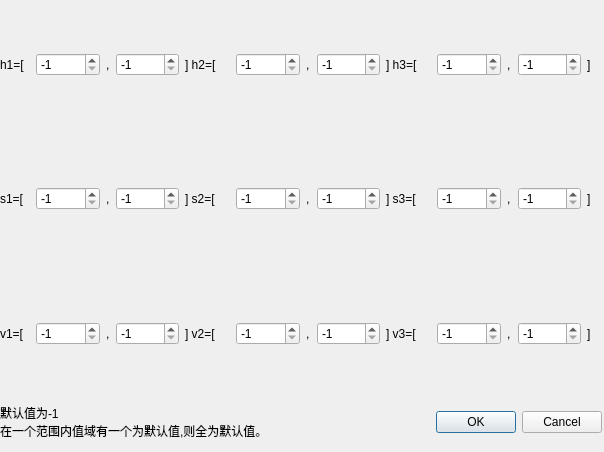
<?xml version="1.0" encoding="UTF-8"?>
<ui version="4.0">
 <class>DialogHsvTransform</class>
 <widget class="QDialog" name="DialogHsvTransform">
  <property name="geometry">
   <rect>
    <x>0</x>
    <y>0</y>
    <width>604</width>
    <height>452</height>
   </rect>
  </property>
  <property name="minimumSize">
   <size>
    <width>15</width>
    <height>0</height>
   </size>
  </property>
  <property name="windowTitle">
   <string>Dialog</string>
  </property>
  <widget class="QWidget" name="layoutWidget">
   <property name="geometry">
    <rect>
     <x>0</x>
     <y>0</y>
     <width>602</width>
     <height>451</height>
    </rect>
   </property>
   <layout class="QVBoxLayout" name="verticalLayout">
    <property name="bottomMargin">
     <number>11</number>
    </property>
    <item>
     <layout class="QHBoxLayout" name="horizontalLayout_2">
      <item>
       <layout class="QHBoxLayout" name="horizontalLayout_5">
        <item>
         <widget class="QLabel" name="label_8">
          <property name="minimumSize">
           <size>
            <width>30</width>
            <height>0</height>
           </size>
          </property>
          <property name="maximumSize">
           <size>
            <width>0</width>
            <height>16777215</height>
           </size>
          </property>
          <property name="text">
           <string>h1=[</string>
          </property>
         </widget>
        </item>
        <item>
         <widget class="QDoubleSpinBox" name="hf0DoubleSpinBox">
          <property name="decimals">
           <number>0</number>
          </property>
          <property name="minimum">
           <double>-1.000000000000000</double>
          </property>
          <property name="maximum">
           <double>255.000000000000000</double>
          </property>
          <property name="value">
           <double>-1.000000000000000</double>
          </property>
         </widget>
        </item>
        <item>
         <widget class="QLabel" name="label_4">
          <property name="minimumSize">
           <size>
            <width>4</width>
            <height>0</height>
           </size>
          </property>
          <property name="maximumSize">
           <size>
            <width>0</width>
            <height>167</height>
           </size>
          </property>
          <property name="text">
           <string>,</string>
          </property>
         </widget>
        </item>
        <item>
         <widget class="QDoubleSpinBox" name="hb0DoubleSpinBox">
          <property name="decimals">
           <number>0</number>
          </property>
          <property name="minimum">
           <double>-1.000000000000000</double>
          </property>
          <property name="maximum">
           <double>255.000000000000000</double>
          </property>
          <property name="value">
           <double>-1.000000000000000</double>
          </property>
         </widget>
        </item>
        <item>
         <widget class="QLabel" name="label_9">
          <property name="minimumSize">
           <size>
            <width>45</width>
            <height>0</height>
           </size>
          </property>
          <property name="maximumSize">
           <size>
            <width>0</width>
            <height>16777215</height>
           </size>
          </property>
          <property name="text">
           <string>] h2=[</string>
          </property>
         </widget>
        </item>
        <item>
         <widget class="QDoubleSpinBox" name="hf1DoubleSpinBox">
          <property name="decimals">
           <number>0</number>
          </property>
          <property name="minimum">
           <double>-1.000000000000000</double>
          </property>
          <property name="maximum">
           <double>255.000000000000000</double>
          </property>
          <property name="value">
           <double>-1.000000000000000</double>
          </property>
         </widget>
        </item>
        <item>
         <widget class="QLabel" name="label_20">
          <property name="minimumSize">
           <size>
            <width>5</width>
            <height>0</height>
           </size>
          </property>
          <property name="maximumSize">
           <size>
            <width>0</width>
            <height>16777215</height>
           </size>
          </property>
          <property name="text">
           <string>,</string>
          </property>
         </widget>
        </item>
        <item>
         <widget class="QDoubleSpinBox" name="hb1DoubleSpinBox">
          <property name="decimals">
           <number>0</number>
          </property>
          <property name="minimum">
           <double>-1.000000000000000</double>
          </property>
          <property name="maximum">
           <double>255.000000000000000</double>
          </property>
          <property name="value">
           <double>-1.000000000000000</double>
          </property>
         </widget>
        </item>
        <item>
         <widget class="QLabel" name="label_21">
          <property name="minimumSize">
           <size>
            <width>45</width>
            <height>0</height>
           </size>
          </property>
          <property name="maximumSize">
           <size>
            <width>0</width>
            <height>16777215</height>
           </size>
          </property>
          <property name="text">
           <string>] h3=[</string>
          </property>
         </widget>
        </item>
        <item>
         <widget class="QDoubleSpinBox" name="hf2DoubleSpinBox">
          <property name="decimals">
           <number>0</number>
          </property>
          <property name="minimum">
           <double>-1.000000000000000</double>
          </property>
          <property name="maximum">
           <double>255.000000000000000</double>
          </property>
          <property name="value">
           <double>-1.000000000000000</double>
          </property>
         </widget>
        </item>
        <item>
         <widget class="QLabel" name="label_22">
          <property name="minimumSize">
           <size>
            <width>5</width>
            <height>0</height>
           </size>
          </property>
          <property name="maximumSize">
           <size>
            <width>0</width>
            <height>16777215</height>
           </size>
          </property>
          <property name="text">
           <string>,</string>
          </property>
         </widget>
        </item>
        <item>
         <widget class="QDoubleSpinBox" name="hb2DoubleSpinBox">
          <property name="decimals">
           <number>0</number>
          </property>
          <property name="minimum">
           <double>-1.000000000000000</double>
          </property>
          <property name="maximum">
           <double>255.000000000000000</double>
          </property>
          <property name="value">
           <double>-1.000000000000000</double>
          </property>
         </widget>
        </item>
        <item>
         <widget class="QLabel" name="label_23">
          <property name="minimumSize">
           <size>
            <width>15</width>
            <height>0</height>
           </size>
          </property>
          <property name="maximumSize">
           <size>
            <width>0</width>
            <height>16777215</height>
           </size>
          </property>
          <property name="text">
           <string>]</string>
          </property>
         </widget>
        </item>
       </layout>
      </item>
     </layout>
    </item>
    <item>
     <layout class="QHBoxLayout" name="horizontalLayout_3">
      <item>
       <layout class="QHBoxLayout" name="horizontalLayout_6">
        <item>
         <widget class="QLabel" name="label_13">
          <property name="minimumSize">
           <size>
            <width>30</width>
            <height>0</height>
           </size>
          </property>
          <property name="maximumSize">
           <size>
            <width>0</width>
            <height>16777215</height>
           </size>
          </property>
          <property name="text">
           <string>s1=[</string>
          </property>
         </widget>
        </item>
        <item>
         <widget class="QDoubleSpinBox" name="sf0DoubleSpinBox">
          <property name="decimals">
           <number>0</number>
          </property>
          <property name="minimum">
           <double>-1.000000000000000</double>
          </property>
          <property name="maximum">
           <double>255.000000000000000</double>
          </property>
          <property name="value">
           <double>-1.000000000000000</double>
          </property>
         </widget>
        </item>
        <item>
         <widget class="QLabel" name="label_14">
          <property name="minimumSize">
           <size>
            <width>4</width>
            <height>0</height>
           </size>
          </property>
          <property name="maximumSize">
           <size>
            <width>0</width>
            <height>167</height>
           </size>
          </property>
          <property name="text">
           <string>,</string>
          </property>
         </widget>
        </item>
        <item>
         <widget class="QDoubleSpinBox" name="sb0DoubleSpinBox">
          <property name="decimals">
           <number>0</number>
          </property>
          <property name="minimum">
           <double>-1.000000000000000</double>
          </property>
          <property name="maximum">
           <double>255.000000000000000</double>
          </property>
          <property name="value">
           <double>-1.000000000000000</double>
          </property>
         </widget>
        </item>
        <item>
         <widget class="QLabel" name="label_15">
          <property name="minimumSize">
           <size>
            <width>45</width>
            <height>0</height>
           </size>
          </property>
          <property name="maximumSize">
           <size>
            <width>0</width>
            <height>16777215</height>
           </size>
          </property>
          <property name="text">
           <string>] s2=[</string>
          </property>
         </widget>
        </item>
        <item>
         <widget class="QDoubleSpinBox" name="sf1DoubleSpinBox">
          <property name="decimals">
           <number>0</number>
          </property>
          <property name="minimum">
           <double>-1.000000000000000</double>
          </property>
          <property name="maximum">
           <double>255.000000000000000</double>
          </property>
          <property name="value">
           <double>-1.000000000000000</double>
          </property>
         </widget>
        </item>
        <item>
         <widget class="QLabel" name="label_16">
          <property name="minimumSize">
           <size>
            <width>5</width>
            <height>0</height>
           </size>
          </property>
          <property name="maximumSize">
           <size>
            <width>0</width>
            <height>16777215</height>
           </size>
          </property>
          <property name="text">
           <string>,</string>
          </property>
         </widget>
        </item>
        <item>
         <widget class="QDoubleSpinBox" name="sb1DoubleSpinBox">
          <property name="decimals">
           <number>0</number>
          </property>
          <property name="minimum">
           <double>-1.000000000000000</double>
          </property>
          <property name="maximum">
           <double>255.000000000000000</double>
          </property>
          <property name="value">
           <double>-1.000000000000000</double>
          </property>
         </widget>
        </item>
        <item>
         <widget class="QLabel" name="label_17">
          <property name="minimumSize">
           <size>
            <width>45</width>
            <height>0</height>
           </size>
          </property>
          <property name="maximumSize">
           <size>
            <width>0</width>
            <height>16777215</height>
           </size>
          </property>
          <property name="text">
           <string>] s3=[</string>
          </property>
         </widget>
        </item>
        <item>
         <widget class="QDoubleSpinBox" name="sf2DoubleSpinBox">
          <property name="decimals">
           <number>0</number>
          </property>
          <property name="minimum">
           <double>-1.000000000000000</double>
          </property>
          <property name="maximum">
           <double>255.000000000000000</double>
          </property>
          <property name="value">
           <double>-1.000000000000000</double>
          </property>
         </widget>
        </item>
        <item>
         <widget class="QLabel" name="label_18">
          <property name="minimumSize">
           <size>
            <width>5</width>
            <height>0</height>
           </size>
          </property>
          <property name="maximumSize">
           <size>
            <width>0</width>
            <height>16777215</height>
           </size>
          </property>
          <property name="text">
           <string>,</string>
          </property>
         </widget>
        </item>
        <item>
         <widget class="QDoubleSpinBox" name="sb2DoubleSpinBox">
          <property name="decimals">
           <number>0</number>
          </property>
          <property name="minimum">
           <double>-1.000000000000000</double>
          </property>
          <property name="maximum">
           <double>255.000000000000000</double>
          </property>
          <property name="value">
           <double>-1.000000000000000</double>
          </property>
         </widget>
        </item>
        <item>
         <widget class="QLabel" name="label_19">
          <property name="minimumSize">
           <size>
            <width>15</width>
            <height>0</height>
           </size>
          </property>
          <property name="maximumSize">
           <size>
            <width>0</width>
            <height>16777215</height>
           </size>
          </property>
          <property name="text">
           <string>]</string>
          </property>
         </widget>
        </item>
       </layout>
      </item>
     </layout>
    </item>
    <item>
     <layout class="QHBoxLayout" name="horizontalLayout_4">
      <item>
       <widget class="QLabel" name="label_5">
        <property name="minimumSize">
         <size>
          <width>30</width>
          <height>0</height>
         </size>
        </property>
        <property name="maximumSize">
         <size>
          <width>0</width>
          <height>16777215</height>
         </size>
        </property>
        <property name="text">
         <string>v1=[</string>
        </property>
       </widget>
      </item>
      <item>
       <widget class="QDoubleSpinBox" name="vf0DoubleSpinBox">
        <property name="decimals">
         <number>0</number>
        </property>
        <property name="minimum">
         <double>-1.000000000000000</double>
        </property>
        <property name="maximum">
         <double>255.000000000000000</double>
        </property>
        <property name="value">
         <double>-1.000000000000000</double>
        </property>
       </widget>
      </item>
      <item>
       <widget class="QLabel" name="label">
        <property name="minimumSize">
         <size>
          <width>4</width>
          <height>0</height>
         </size>
        </property>
        <property name="maximumSize">
         <size>
          <width>0</width>
          <height>167</height>
         </size>
        </property>
        <property name="text">
         <string>,</string>
        </property>
       </widget>
      </item>
      <item>
       <widget class="QDoubleSpinBox" name="vb0DoubleSpinBox">
        <property name="decimals">
         <number>0</number>
        </property>
        <property name="minimum">
         <double>-1.000000000000000</double>
        </property>
        <property name="maximum">
         <double>255.000000000000000</double>
        </property>
        <property name="value">
         <double>-1.000000000000000</double>
        </property>
       </widget>
      </item>
      <item>
       <widget class="QLabel" name="label_2">
        <property name="minimumSize">
         <size>
          <width>45</width>
          <height>0</height>
         </size>
        </property>
        <property name="maximumSize">
         <size>
          <width>0</width>
          <height>16777215</height>
         </size>
        </property>
        <property name="text">
         <string>] v2=[</string>
        </property>
       </widget>
      </item>
      <item>
       <widget class="QDoubleSpinBox" name="vf1DoubleSpinBox">
        <property name="decimals">
         <number>0</number>
        </property>
        <property name="minimum">
         <double>-1.000000000000000</double>
        </property>
        <property name="maximum">
         <double>255.000000000000000</double>
        </property>
        <property name="value">
         <double>-1.000000000000000</double>
        </property>
       </widget>
      </item>
      <item>
       <widget class="QLabel" name="label_6">
        <property name="minimumSize">
         <size>
          <width>5</width>
          <height>0</height>
         </size>
        </property>
        <property name="maximumSize">
         <size>
          <width>0</width>
          <height>16777215</height>
         </size>
        </property>
        <property name="text">
         <string>,</string>
        </property>
       </widget>
      </item>
      <item>
       <widget class="QDoubleSpinBox" name="vb1DoubleSpinBox">
        <property name="decimals">
         <number>0</number>
        </property>
        <property name="minimum">
         <double>-1.000000000000000</double>
        </property>
        <property name="maximum">
         <double>255.000000000000000</double>
        </property>
        <property name="value">
         <double>-1.000000000000000</double>
        </property>
       </widget>
      </item>
      <item>
       <widget class="QLabel" name="label_10">
        <property name="minimumSize">
         <size>
          <width>45</width>
          <height>0</height>
         </size>
        </property>
        <property name="maximumSize">
         <size>
          <width>0</width>
          <height>16777215</height>
         </size>
        </property>
        <property name="text">
         <string>] v3=[</string>
        </property>
       </widget>
      </item>
      <item>
       <widget class="QDoubleSpinBox" name="vf2DoubleSpinBox">
        <property name="decimals">
         <number>0</number>
        </property>
        <property name="minimum">
         <double>-1.000000000000000</double>
        </property>
        <property name="maximum">
         <double>255.000000000000000</double>
        </property>
        <property name="value">
         <double>-1.000000000000000</double>
        </property>
       </widget>
      </item>
      <item>
       <widget class="QLabel" name="label_11">
        <property name="minimumSize">
         <size>
          <width>5</width>
          <height>0</height>
         </size>
        </property>
        <property name="maximumSize">
         <size>
          <width>0</width>
          <height>16777215</height>
         </size>
        </property>
        <property name="text">
         <string>,</string>
        </property>
       </widget>
      </item>
      <item>
       <widget class="QDoubleSpinBox" name="vb2DoubleSpinBox">
        <property name="decimals">
         <number>0</number>
        </property>
        <property name="minimum">
         <double>-1.000000000000000</double>
        </property>
        <property name="maximum">
         <double>255.000000000000000</double>
        </property>
        <property name="value">
         <double>-1.000000000000000</double>
        </property>
       </widget>
      </item>
      <item>
       <widget class="QLabel" name="label_12">
        <property name="minimumSize">
         <size>
          <width>15</width>
          <height>0</height>
         </size>
        </property>
        <property name="maximumSize">
         <size>
          <width>0</width>
          <height>16777215</height>
         </size>
        </property>
        <property name="text">
         <string>]</string>
        </property>
       </widget>
      </item>
     </layout>
    </item>
    <item>
     <layout class="QHBoxLayout" name="horizontalLayout">
      <item>
       <widget class="QLabel" name="label_3">
        <property name="text">
         <string>默认值为-1
在一个范围内值域有一个为默认值,则全为默认值。</string>
        </property>
       </widget>
      </item>
      <item>
       <widget class="QDialogButtonBox" name="buttonBox">
        <property name="orientation">
         <enum>Qt::Horizontal</enum>
        </property>
        <property name="standardButtons">
         <set>QDialogButtonBox::Cancel|QDialogButtonBox::Ok</set>
        </property>
       </widget>
      </item>
     </layout>
    </item>
   </layout>
  </widget>
 </widget>
 <resources/>
 <connections>
  <connection>
   <sender>buttonBox</sender>
   <signal>rejected()</signal>
   <receiver>DialogHsvTransform</receiver>
   <slot>reject()</slot>
   <hints>
    <hint type="sourcelabel">
     <x>478</x>
     <y>391</y>
    </hint>
    <hint type="destinationlabel">
     <x>343</x>
     <y>329</y>
    </hint>
   </hints>
  </connection>
 </connections>
</ui>
